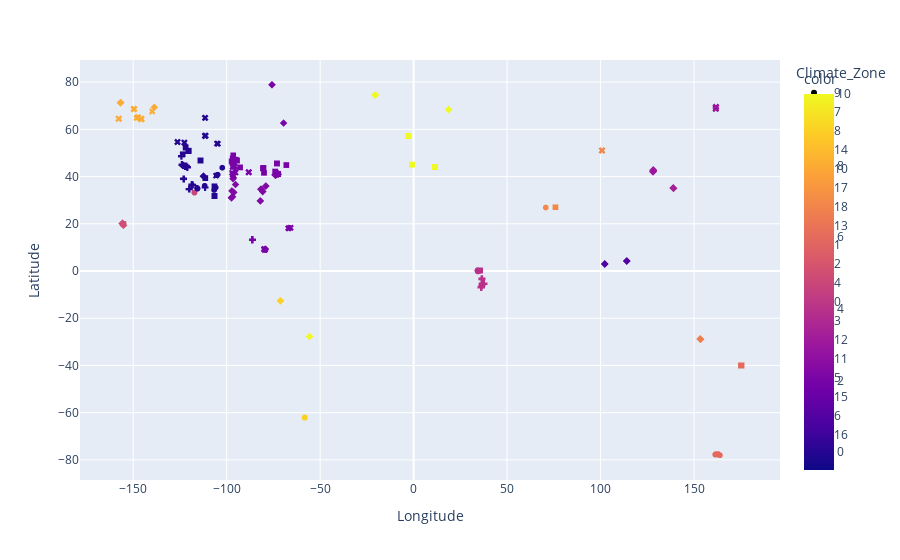

The notebook cell saved with this chart:
### Code cell
import pandas as pd
from sklearn.cluster import KMeans
from sklearn.preprocessing import LabelEncoder

df2 = pd.DataFrame(df, columns=['Longitude', 'Latitude','Climate_Zone'])
lb_make = LabelEncoder()
df2['Climate_Zone'] = lb_make.fit_transform(df2['Climate_Zone'])
#df2 = df2.dropna('Climate_Zone')
kmeans = KMeans(n_clusters=11).fit_predict(df2)
import plotly.express as px
px.scatter(df2, x='Longitude', y="Latitude", color=kmeans, symbol="Climate_Zone")

### Figure 1 — Plotly figure (JSON) as saved in the notebook; plotly's stock layout.template omitted (floating-point values rounded to 4 significant figures; data arrays with more than 128 entries replaced by an {"elided": "..."} marker saying what was removed)
{"data": [{"hovertemplate": "Climate_Zone=9<br>Longitude=%{x}<br>Latitude=%{y}<br>color=%{marker.color}<extra></extra>", "legendgroup": "9", "marker": {"color": [0, 0, 0, 0, 0, 0, 0, 0], "coloraxis": "coloraxis", "symbol": "circle"}, "mode": "markers", "name": "9", "showlegend": true, "type": "scattergl", "x": [-117.2, -117.2, -117.2, -117.2, -117.2, -117.2, -117.2, -117.2], "xaxis": "x", "y": [33.19, 33.19, 33.19, 33.19, 33.19, 33.19, 33.19, 33.19], "yaxis": "y"}, {"hovertemplate": "Climate_Zone=7<br>Longitude=%{x}<br>Latitude=%{y}<br>color=%{marker.color}<extra></extra>", "legendgroup": "7", "marker": {"color": {"elided": "727 int values"}, "coloraxis": "coloraxis", "symbol": "diamond"}, "mode": "markers", "name": "7", "showlegend": true, "type": "scattergl", "x": {"elided": "727 float values"}, "xaxis": "x", "y": {"elided": "727 float values"}, "yaxis": "y"}, {"hovertemplate": "Climate_Zone=8<br>Longitude=%{x}<br>Latitude=%{y}<br>color=%{marker.color}<extra></extra>", "legendgroup": "8", "marker": {"color": {"elided": "193 int values"}, "coloraxis": "coloraxis", "symbol": "square"}, "mode": "markers", "name": "8", "showlegend": true, "type": "scattergl", "x": {"elided": "193 float values"}, "xaxis": "x", "y": {"elided": "193 float values"}, "yaxis": "y"}, {"hovertemplate": "Climate_Zone=14<br>Longitude=%{x}<br>Latitude=%{y}<br>color=%{marker.color}<extra></extra>", "legendgroup": "14", "marker": {"color": {"elided": "411 int values"}, "coloraxis": "coloraxis", "symbol": "x"}, "mode": "markers", "name": "14", "showlegend": true, "type": "scattergl", "x": {"elided": "411 float values"}, "xaxis": "x", "y": {"elided": "411 float values"}, "yaxis": "y"}, {"hovertemplate": "Climate_Zone=10<br>Longitude=%{x}<br>Latitude=%{y}<br>color=%{marker.color}<extra></extra>", "legendgroup": "10", "marker": {"color": [0, 0, 0, 0, 0, 0, 0, 0, 0, 0, 0, 0, 0, 0, 0, 0, 0, 0, 0, 0, 0, 0, 0, 0, 0, 0, 0, 0, 0, 0, 0, 0, 0, 0, 0, 0, 0, 0, 0, 0, 0, 0, 0, 0, 0, 0, 0, 0, 0, 0, 0, 0, 0, 0, 0, 0, 0, 0, 0, 0, 0, 0, 0, 0, 0, 0, 0, 0, 0, 0, 0], "coloraxis": "coloraxis", "symbol": "cross"}, "mode": "markers", "name": "10", "showlegend": true, "type": "scattergl", "x": [-123.9, -123.9, -122.2, -122.2, -122.2, -122.2, -123.9, -122.2, -123.9, -123.9, -122.2, -123.3, -123.3, -122.2, -121.8, -121.8, -121.0, -121.8, -122.1, -121.0, -121.6, -122.2, -123.9, -123.9, -122.1, -122.2, -123.3, -123.9, -122.1, -121.6, -121.6, -121.0, -123.1, -123.1, -123.1, -123.1, -123.1, -123.1, -123.1, -123.1, -123.1, -123.1, -123.1, -123.1, -123.1, -123.1, -123.1, -123.1, -123.1, -123.1, -123.1, -123.1, -123.1, -123.1, -123.1, -123.1, -123.1, -123.1, -123.1, -123.1, -118.2, -122.2, -118.6, -122.2, -111.5, -118.7, -120.0, -124.2, -120.0, -120.0, -124.2], "xaxis": "x", "y": [45.05, 45.04, 44.23, 44.23, 44.23, 44.23, 45.04, 44.23, 45.04, 45.05, 44.23, 44.62, 44.63, 44.23, 44.42, 44.42, 43.91, 44.41, 44.39, 43.92, 44.5, 44.23, 45.06, 45.06, 44.39, 44.23, 44.63, 45.07, 44.39, 44.49, 44.5, 43.92, 38.99, 38.99, 38.99, 38.99, 38.99, 38.99, 38.99, 38.99, 38.99, 38.99, 38.99, 38.99, 38.99, 38.99, 38.99, 38.99, 38.99, 38.99, 38.99, 38.99, 38.99, 38.99, 38.99, 38.99, 38.99, 38.99, 38.99, 38.99, 36.45, 44.22, 36.62, 44.22, 35.37, 36.5, 34.68, 48.61, 34.68, 34.7, 48.61], "yaxis": "y"}, {"hovertemplate": "Climate_Zone=17<br>Longitude=%{x}<br>Latitude=%{y}<br>color=%{marker.color}<extra></extra>", "legendgroup": "17", "marker": {"color": [9, 9, 6, 6, 6, 6, 6, 6, 6, 6, 6, 6, 6, 9, 9, 9, 9, 9, 9, 9, 9, 9, 9, 9, 9, 9, 9, 9, 9, 9, 9, 9, 9, 9, 9, 9, 9, 9, 9, 9, 9, 9], "coloraxis": "coloraxis", "symbol": "circle"}, "mode": "markers", "name": "17", "showlegend": true, "type": "scattergl", "x": [-58.24, -58.24, 161.7, 161.7, 163.9, 162.9, 162.2, 162.9, 162.2, 162.3, 162.9, 162.9, 161.3, -58.24, -58.24, -58.24, -58.24, -58.24, -58.24, -58.24, -58.24, -58.24, -58.24, -58.24, -58.24, -58.24, -58.24, -58.24, -58.24, -58.24, -58.24, -58.24, -58.24, -58.24, -58.24, -58.24, -58.24, -58.24, -58.24, -58.24, -58.24, -58.24], "xaxis": "x", "y": [-62.05, -62.05, -77.53, -77.53, -78.02, -77.65, -77.61, -77.63, -77.61, -77.72, -77.52, -77.52, -77.73, -62.05, -62.05, -62.05, -62.05, -62.05, -62.05, -62.05, -62.05, -62.05, -62.05, -62.05, -62.05, -62.05, -62.05, -62.05, -62.05, -62.05, -62.05, -62.05, -62.05, -62.05, -62.05, -62.05, -62.05, -62.05, -62.05, -62.05, -62.05, -62.05], "yaxis": "y"}, {"hovertemplate": "Climate_Zone=18<br>Longitude=%{x}<br>Latitude=%{y}<br>color=%{marker.color}<extra></extra>", "legendgroup": "18", "marker": {"color": [10, 10, 10, 10, 10, 10, 10, 10, 10, 10, 10, 10, 10, 10, 10, 10, 10, 10, 10, 10, 8, 10, 2, 2, 2, 10, 8, 8, 8, 8, 8, 8, 8, 8, 8, 8, 8, 8, 8, 8, 8, 8, 8, 8, 8, 8, 8, 8, 8, 8, 8, 8, 8, 8, 8, 8, 8, 8, 8, 8, 8, 8, 8, 8, 8, 8], "coloraxis": "coloraxis", "symbol": "diamond"}, "mode": "markers", "name": "18", "showlegend": true, "type": "scattergl", "x": [-20.53, -20.53, -20.56, -20.55, -20.53, -20.56, -20.53, -20.53, -20.56, -20.56, -20.56, -20.53, -20.55, -20.55, -20.55, -20.55, -20.56, -20.55, -20.53, -20.56, -138.7, 18.67, -75.78, -75.78, -69.57, 18.67, -156.8, -156.8, -156.8, -156.8, -156.8, -156.8, -156.8, -156.8, -156.8, -156.8, -156.8, -156.8, -156.8, -156.8, -156.8, -156.8, -156.8, -156.8, -156.8, -156.8, -156.8, -156.8, -156.8, -156.8, -156.8, -156.8, -156.8, -156.8, -156.8, -156.8, -156.8, -156.8, -156.8, -156.8, -156.8, -156.8, -156.8, -156.8, -156.8, -138.7], "xaxis": "x", "y": [74.48, 74.48, 74.48, 74.46, 74.48, 74.48, 74.48, 74.48, 74.48, 74.48, 74.48, 74.48, 74.46, 74.46, 74.46, 74.46, 74.48, 74.46, 74.48, 74.48, 69.33, 68.35, 78.88, 78.88, 62.65, 68.35, 71.3, 71.3, 71.3, 71.3, 71.3, 71.3, 71.3, 71.3, 71.3, 71.3, 71.3, 71.3, 71.3, 71.3, 71.3, 71.3, 71.3, 71.3, 71.3, 71.3, 71.3, 71.3, 71.3, 71.3, 71.3, 71.3, 71.3, 71.3, 71.3, 71.3, 71.3, 71.3, 71.3, 71.3, 71.3, 71.3, 71.3, 71.3, 71.3, 69.33], "yaxis": "y"}, {"hovertemplate": "Climate_Zone=13<br>Longitude=%{x}<br>Latitude=%{y}<br>color=%{marker.color}<extra></extra>", "legendgroup": "13", "marker": {"color": [0, 0, 0, 0, 0, 0, 0, 0, 0, 0, 0, 0, 0, 0, 0, 0, 2, 2, 2, 2, 0, 2, 0, 2, 2, 2, 0, 2, 2, 2, 2, 2, 0, 2, 2, 2, 2, 2, 2, 2, 2, 2, 2, 2, 2], "coloraxis": "coloraxis", "symbol": "square"}, "mode": "markers", "name": "13", "showlegend": true, "type": "scattergl", "x": [-120.4, -120.3, -120.3, -120.4, -121.9, -121.9, -120.4, -120.3, -120.3, -120.3, -120.4, -121.9, -121.9, -120.3, -120.3, -120.3, -95.17, -96.49, -80.05, -96.43, -111.5, -80.39, -111.5, -97.36, -80.41, -96.43, -114, -68.1, -73.13, -80.57, -92.85, -74.1, -114, -96.82, -80.39, -80.41, -80.57, -73.13, -94.6, -94.6, -94.6, -94.6, -94.6, -94.6, -94.6], "xaxis": "x", "y": [50.85, 50.9, 50.93, 50.85, 52.32, 52.32, 50.85, 50.93, 50.9, 50.9, 50.85, 52.32, 52.32, 50.93, 50.93, 50.9, 47.17, 48.98, 41.58, 47.05, 39.32, 43.63, 39.33, 46.4, 43.64, 46.52, 46.8, 44.87, 45.56, 43.49, 43.87, 42.12, 46.8, 47.73, 43.63, 43.64, 43.49, 45.56, 46.74, 46.74, 46.74, 46.74, 46.74, 46.74, 46.74], "yaxis": "y"}, {"hovertemplate": "Climate_Zone=1<br>Longitude=%{x}<br>Latitude=%{y}<br>color=%{marker.color}<extra></extra>", "legendgroup": "1", "marker": {"color": [2, 2, 2, 2, 2, 2, 2, 2, 2, 2, 2, 2, 2, 2, 2, 2, 2, 2, 2, 2, 2, 2, 2, 2, 2, 2, 2, 2, 2, 2, 2, 2, 2, 2, 2, 2, 2, 2, 2, 2, 2, 2, 2, 2, 2, 2, 2, 2, 2, 2, 2, 2, 2, 2, 2, 2, 2, 2, 2, 2, 2, 2, 2, 2, 2, 2, 2, 4, 4, 4, 4, 4, 4, 4, 4, 4, 4, 4, 4, 4, 4, 4, 4, 4, 4, 4, 4, 4, 4, 4, 4, 4, 4, 4, 4, 4, 4, 4, 4, 4, 4, 4, 4, 4, 4, 4, 4, 4, 4, 4], "coloraxis": "coloraxis", "symbol": "x"}, "mode": "markers", "name": "1", "showlegend": true, "type": "scattergl", "x": [-66.93, -66.93, -66.93, -66.93, -66.93, -66.93, -66.93, -66.93, -66.93, -66.93, -66.93, -66.93, -66.93, -66.93, -66.93, -66.93, -66.93, -66.93, -66.93, -66.93, -66.93, -66.93, -66.93, -66.93, -66.93, -66.93, -65.83, -65.83, -79.95, -79.61, -79.86, -79.72, -79.74, -79.77, -79.89, -79.7, -79.86, -79.86, -79.96, -79.86, -79.7, -79.68, -79.89, -79.75, -79.83, -79.75, -79.75, -79.56, -79.72, -79.97, -79.75, -79.96, -79.8, -79.78, -79.91, -79.88, -79.59, -79.83, -79.67, -79.86, -79.79, -79.55, -79.65, -79.74, -79.68, -79.71, -79.86, 34.51, 34.51, 34.51, 34.52, 34.52, 34.51, 34.52, 34.51, 34.51, 34.51, 34.52, 34.52, 34.51, 34.54, 34.52, 34.51, 34.51, 34.51, 34.51, 34.52, 34.54, 34.52, 34.52, 34.51, 34.52, 34.51, 34.52, 34.51, 34.52, 34.51, 34.52, 34.52, 34.51, 34.51, 34.51, 34.54, 34.52, 34.51, 34.51, 34.51, 34.52, 34.51, 34.52], "xaxis": "x", "y": [18.13, 18.13, 18.13, 18.13, 18.13, 18.13, 18.13, 18.13, 18.13, 18.13, 18.13, 18.13, 18.13, 18.13, 18.13, 18.13, 18.13, 18.13, 18.13, 18.13, 18.13, 18.13, 18.13, 18.13, 18.13, 18.13, 18.3, 18.3, 9.253, 9.08, 9.144, 9.144, 9.162, 9.189, 9.117, 9.144, 9.144, 9.153, 9.325, 9.099, 9.135, 9.117, 9.135, 9.162, 9.171, 9.153, 9.153, 9.0, 9.144, 9.316, 9.153, 9.253, 9.072, 9.198, 9.117, 9.144, 8.908, 9.18, 9.08, 9.099, 9.072, 8.989, 9.08, 9.153, 9.117, 9.117, 9.144, 0.1015, 0.1015, 0.1015, 0.1225, 0.1089, 0.1015, 0.1071, 0.1015, 0.0989, 0.1015, 0.1216, 0.1226, 0.1015, 0.127, 0.1225, 0.1015, 0.1015, 0.1015, 0.1015, 0.1075, 0.1325, 0.1204, 0.1089, 0.0994, 0.1204, 0.1015, 0.1146, 0.1015, 0.1226, 0.1015, 0.1127, 0.1127, 0.1015, 0.1015, 0.1015, 0.1328, 0.1071, 0.1015, 0.0994, 0.1015, 0.1075, 0.1015, 0.1146], "yaxis": "y"}, {"hovertemplate": "Climate_Zone=2<br>Longitude=%{x}<br>Latitude=%{y}<br>color=%{marker.color}<extra></extra>", "legendgroup": "2", "marker": {"color": {"elided": "131 int values"}, "coloraxis": "coloraxis", "symbol": "cross"}, "mode": "markers", "name": "2", "showlegend": true, "type": "scattergl", "x": {"elided": "131 float values"}, "xaxis": "x", "y": {"elided": "131 float values"}, "yaxis": "y"}, {"hovertemplate": "Climate_Zone=4<br>Longitude=%{x}<br>Latitude=%{y}<br>color=%{marker.color}<extra></extra>", "legendgroup": "4", "marker": {"color": [0, 0, 0, 0, 0, 0, 0, 0, 0, 0, 0, 0], "coloraxis": "coloraxis", "symbol": "circle"}, "mode": "markers", "name": "4", "showlegend": true, "type": "scattergl", "x": [-111.8, -104.8, -105.3, -102.4, -111.8, -105.9, -106.7, -106.7, -111.6, -105.9, -106.7, -105.9], "xaxis": "x", "y": [36.05, 40.8, 40.58, 43.75, 36.05, 35.38, 34.33, 34.33, 39.35, 35.38, 34.33, 35.38], "yaxis": "y"}, {"hovertemplate": "Climate_Zone=0<br>Longitude=%{x}<br>Latitude=%{y}<br>color=%{marker.color}<extra></extra>", "legendgroup": "0", "marker": {"color": {"elided": "200 int values"}, "coloraxis": "coloraxis", "symbol": "diamond"}, "mode": "markers", "name": "0", "showlegend": true, "type": "scattergl", "x": {"elided": "200 float values"}, "xaxis": "x", "y": {"elided": "200 float values"}, "yaxis": "y"}, {"hovertemplate": "Climate_Zone=3<br>Longitude=%{x}<br>Latitude=%{y}<br>color=%{marker.color}<extra></extra>", "legendgroup": "3", "marker": {"color": [4, 4, 4, 4, 4, 4, 4, 4, 4, 4, 4, 4, 4, 4, 4, 4, 4, 4, 4, 4, 4, 4, 4, 7], "coloraxis": "coloraxis", "symbol": "square"}, "mode": "markers", "name": "3", "showlegend": true, "type": "scattergl", "x": [36.49, 36.49, 36.46, 36.49, 36.46, 36.49, 36.49, 36.48, 36.47, 36.49, 36.44, 36.44, 36.46, 36.46, 36.47, 36.44, 36.46, 36.46, 36.44, 36.44, 36.44, 36.44, 36.44, 75.88], "xaxis": "x", "y": [-6.06, -6.07, -6.09, -6.1, -6.06, -6.07, -6.06, -6.12, -6.07, -6.1, -6.05, -6.06, -6.06, -6.09, -6.07, -6.05, -6.12, -6.12, -6.06, -6.09, -6.13, -6.09, -6.13, 27.01], "yaxis": "y"}, {"hovertemplate": "Climate_Zone=12<br>Longitude=%{x}<br>Latitude=%{y}<br>color=%{marker.color}<extra></extra>", "legendgroup": "12", "marker": {"color": {"elided": "709 int values"}, "coloraxis": "coloraxis", "symbol": "x"}, "mode": "markers", "name": "12", "showlegend": true, "type": "scattergl", "x": {"elided": "709 float values"}, "xaxis": "x", "y": {"elided": "709 float values"}, "yaxis": "y"}, {"hovertemplate": "Climate_Zone=11<br>Longitude=%{x}<br>Latitude=%{y}<br>color=%{marker.color}<extra></extra>", "legendgroup": "11", "marker": {"color": [4, 4, 4, 4, 4, 4, 4, 4, 4, 4, 4, 4, 4, 4, 4, 4, 4, 4, 4, 4, 4, 4, 4, 4, 4, 4, 4, 4, 4, 4, 4], "coloraxis": "coloraxis", "symbol": "cross"}, "mode": "markers", "name": "11", "showlegend": true, "type": "scattergl", "x": [36.53, 36.53, 36.53, 36.57, 36.53, 36.55, 36.55, 36.55, 36.53, 36.51, 36.55, 36.58, 36.56, 36.56, 36.57, 36.55, 36.58, 36.58, 36.57, 36.51, 36.51, 36.51, 36.51, 36.51, 36.53, 36.55, 36.53, 36.58, 36.51, 36.57, 36.53], "xaxis": "x", "y": [-3.34, -3.32, -3.34, -3.37, -3.36, -3.32, -3.32, -3.34, -3.39, -3.37, -3.37, -3.34, -3.38, -3.38, -3.39, -3.37, -3.34, -3.33, -3.39, -3.37, -3.34, -3.39, -3.39, -3.32, -3.36, -3.34, -3.32, -3.33, -3.34, -3.37, -3.39], "yaxis": "y"}, {"hovertemplate": "Climate_Zone=5<br>Longitude=%{x}<br>Latitude=%{y}<br>color=%{marker.color}<extra></extra>", "legendgroup": "5", "marker": {"color": [0, 0, 0, 0, 0, 7], "coloraxis": "coloraxis", "symbol": "circle"}, "mode": "markers", "name": "5", "showlegend": true, "type": "scattergl", "x": [-115.6, -115.9, -115.7, -115.7, -115.9, 70.69], "xaxis": "x", "y": [34.9, 35.2, 34.9, 34.9, 35.2, 26.89], "yaxis": "y"}, {"hovertemplate": "Climate_Zone=15<br>Longitude=%{x}<br>Latitude=%{y}<br>color=%{marker.color}<extra></extra>", "legendgroup": "15", "marker": {"color": [3, 3, 3, 3, 3, 3, 3, 3, 3, 3, 3, 3, 3, 3, 3, 3, 3, 3, 3, 3, 3, 3], "coloraxis": "coloraxis", "symbol": "diamond"}, "mode": "markers", "name": "15", "showlegend": true, "type": "scattergl", "x": [128.1, 128.1, 128.2, 128.2, 128.1, 128.1, 128.1, 128.2, 128.1, 128.1, 128.1, 128.2, 128.1, 128.1, 128.1, 128.1, 128.1, 128.1, 128.1, 128.1, 128.1, 128.1], "xaxis": "x", "y": [42.4, 42.03, 42.78, 42.78, 42.08, 42.03, 42.4, 42.78, 42.03, 42.08, 42.4, 42.78, 42.03, 42.4, 42.15, 42.15, 42.15, 42.08, 42.08, 42.05, 42.15, 42.05], "yaxis": "y"}, {"hovertemplate": "Climate_Zone=6<br>Longitude=%{x}<br>Latitude=%{y}<br>color=%{marker.color}<extra></extra>", "legendgroup": "6", "marker": {"color": [0, 0, 0, 0, 0, 0, 0], "coloraxis": "coloraxis", "symbol": "square"}, "mode": "markers", "name": "6", "showlegend": true, "type": "scattergl", "x": [-106.5, -106.5, -106.5, -106.5, -106.5, -106.5, -106.5], "xaxis": "x", "y": [31.71, 31.71, 31.71, 31.71, 31.71, 31.71, 31.71], "yaxis": "y"}, {"hovertemplate": "Climate_Zone=16<br>Longitude=%{x}<br>Latitude=%{y}<br>color=%{marker.color}<extra></extra>", "legendgroup": "16", "marker": {"color": {"elided": "228 int values"}, "coloraxis": "coloraxis", "symbol": "x"}, "mode": "markers", "name": "16", "showlegend": true, "type": "scattergl", "x": {"elided": "228 float values"}, "xaxis": "x", "y": {"elided": "228 float values"}, "yaxis": "y"}], "layout": {"coloraxis": {"colorbar": {"title": {"text": "color"}}, "colorscale": [[0, "#0d0887"], [0.1111, "#46039f"], [0.2222, "#7201a8"], [0.3333, "#9c179e"], [0.4444, "#bd3786"], [0.5556, "#d8576b"], [0.6667, "#ed7953"], [0.7778, "#fb9f3a"], [0.8889, "#fdca26"], [1, "#f0f921"]]}, "legend": {"title": {"text": "Climate_Zone"}, "tracegroupgap": 0}, "margin": {"t": 60}, "xaxis": {"anchor": "y", "domain": [0, 1], "title": {"text": "Longitude"}}, "yaxis": {"anchor": "x", "domain": [0, 1], "title": {"text": "Latitude"}}}}
